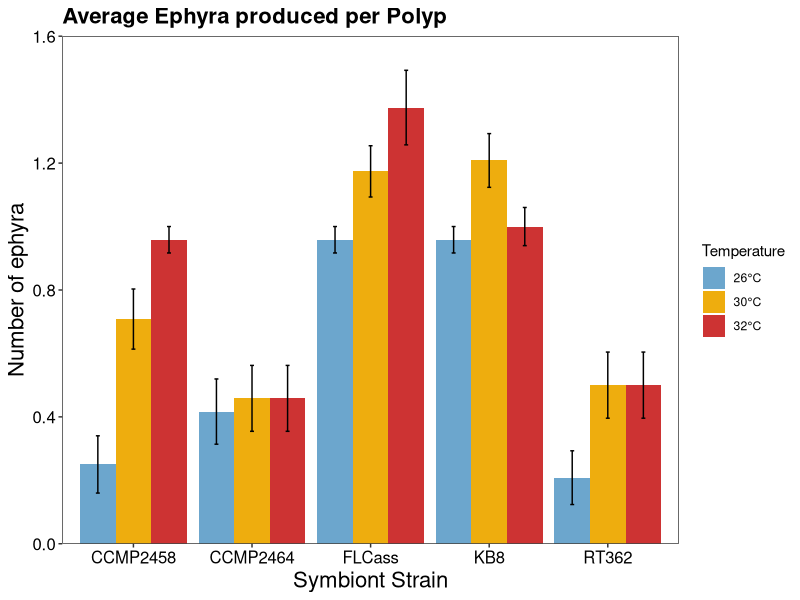

The R source for this figure: (Note: this script raises an error after producing the figure.)
#Cassiopea Polyp Data
#Just the graphs
#Created by Jennica Moffat 02162020

#Clear the environment
rm(list=ls())

#load libraries
library(tidyverse)
library(car)

#Load data
mydata<-read.csv("Data/Thesis_PolypData_Summary.csv")
mydata<-mydata%>%
  mutate_if(is.character,as.factor)
mydata$Temp<-as.factor(mydata$Temp)

#Aposymbiotic removed (for developmental timing and ephyra)
NoApoData <- mydata %>%
  filter(Genotype != "Aposymbiotic") %>%
  droplevels
#Apo and dead removed 
NoApoNoDeadData <- subset(NoApoData, Survive.to.End == "Yes")

#Adding columns for each developmental stage to see percentage that actually reached that stage in 28 days
Developed.data<-NoApoData%>%
  mutate(Inoc = ifelse(is.na(Days.to.Inoculation), "No", "Yes"),
         Strob=ifelse(is.na(Days.to.Strobilation), "No", "Yes"),
         Ephyra=ifelse(is.na(Days.to.Ephyra), "No", "Yes"))

#GRAPHS#
#Total ephyra production####
#Bargraph of total average ephyra production including dead ones####
TotalEphyra <- NoApoData %>%
  group_by(Genotype, Temp) %>%
  summarize(mean=mean(Total.Ephyra.Produced, na.rm=TRUE), SE=sd(Total.Ephyra.Produced, na.rm=TRUE)/sqrt(length(na.omit(Total.Ephyra.Produced))))

TotalEphyraPlot<-ggplot(TotalEphyra, aes(x=Genotype, y=mean, fill=factor(Temp), group=factor(Temp)))+  #basic plot
  theme_bw()+ #Removes grey background
  scale_y_continuous(expand=c(0,0), limits=c(0, 1.6))+
  theme(plot.title = element_text(face = "bold", size=16), axis.text.x=element_text(color="black", size=12), axis.text.y=element_text(color="black", size=12), axis.title.x = element_text(color="black", size=16), axis.title.y = element_text(color="black", size=16),panel.grid.major=element_blank(), panel.grid.minor=element_blank()) +
  geom_bar(stat="identity", position="dodge", size=0.6) + #determines the bar width
  geom_errorbar(aes(ymax=mean+SE, ymin=mean-SE), stat="identity", position=position_dodge(width=0.9), width=0.1)+  #adds error bars
  labs(x="Symbiont Strain", y="Number of ephyra", fill="Temperature")+  #labels the x and y axes
  ggtitle("Average Ephyra produced per Polyp")+
  scale_fill_manual(values = c("skyblue3", "darkgoldenrod2", "brown3"), labels=c("26°C", "30°C", "32°C"))
TotalEphyraPlot

TotalEphyraPlot+ggsave("Graphs/Polyps/EphyraProduced_deadincluded.png", width=8, height=5)

#Total Ephyra final plot
pal<-c("#79CFDB", "#859A51", "#DFADE1") #blue, green, pink (not colorblind friendly)
pal<-c("#2c7fb8", "#7fcdbb", "#edf8b1") #blue greens
pal<-c("#88CCEE", "#DDCC77", "#CC6677") #blue, yellow, orange
pal<-c("#ac8eab", "#f2cec7", "#c67b6f") #purples

Ephyra.final<-ggplot(TotalEphyra, aes(x=Genotype, y=mean, fill=factor(Temp), group=factor(Temp)))+  #basic plot
  theme_bw()+ #Removes grey background
  labs(x="Symbiont Genotype", y="Ephyra Produced", fill="Temperature")+#labels the x and y axes
  theme(axis.text.x=element_text(color="black", size=11), axis.text.y=element_text(color="black", size=12), axis.title.x = element_text(color="black", size=16), axis.title.y = element_text(color="black", size=16),panel.grid.major=element_blank(), panel.grid.minor=element_blank()) +
  geom_bar(color="black", stat="identity", position="dodge", size=0.6) + #determines the bar width
  geom_errorbar(aes(ymax=mean+SE, ymin=mean-SE), stat="identity", position=position_dodge(width=0.9), width=0.1)+  #adds error bars
  scale_fill_manual(values=pal, labels = c("26°C", "30°C", "32°C"))+
  scale_y_continuous(expand=c(0,0), limits=c(0,1.6))
Ephyra.final
Ephyra.final+ggsave("Graphs/FinalGraphs/polyp_totalephyra.png", width=8, height=5)

#Just temp, not geno
TotalEphyraTemp <- NoApoData %>%
  group_by(Temp) %>%
  summarize(mean=mean(Total.Ephyra.Produced, na.rm=TRUE), SE=sd(Total.Ephyra.Produced, na.rm=TRUE)/sqrt(length(na.omit(Total.Ephyra.Produced))))
TotalEphyraTemp

TotalEphyraPlotTemp<-ggplot(TotalEphyraTemp, aes(x=Temp, y=mean))+  #basic plot
  theme_bw()+ #Removes grey background
  theme(axis.text.x=element_text(color="black", size=14), axis.text.y=element_text(face="bold", color="black", size=12), axis.title.x = element_text(face="bold", color="black", size=16), axis.title.y = element_text(face="bold", color="black", size=16),panel.grid.major=element_blank(), panel.grid.minor=element_blank()) +
  geom_bar(stat="identity", position="dodge", size=0.6, fill="mediumorchid4") + #determines the bar width
  geom_errorbar(aes(ymax=mean+SE, ymin=mean-SE), stat="identity", position=position_dodge(width=0.9), width=0.1)+  #adds error bars
  labs(x="Temperature", y="Average Ephyra per polyp")+  #labels the x and y axes
  ggtitle("Average Ephyra produced per Polyp (dead included)")
  
TotalEphyraPlotTemp+ggsave("Graphs/Polyps/EphyraByTemp.png", width=10, height=5)

#Just geno, not temp
TotalEphyraGeno <- NoApoData %>%
  group_by(Genotype) %>%
  summarize(mean=mean(Total.Ephyra.Produced, na.rm=TRUE), SE=sd(Total.Ephyra.Produced, na.rm=TRUE)/sqrt(length(na.omit(Total.Ephyra.Produced))))
TotalEphyraGeno

TotalEphyraPlotGeno<-ggplot(TotalEphyraGeno, aes(x=Genotype, y=mean))+  #basic plot
  theme_bw()+ #Removes grey background
  theme(axis.text.x=element_text(color="black", size=14), axis.text.y=element_text(face="bold", color="black", size=12), axis.title.x = element_text(face="bold", color="black", size=16), axis.title.y = element_text(face="bold", color="black", size=16),panel.grid.major=element_blank(), panel.grid.minor=element_blank()) +
  geom_bar(stat="identity", position="dodge", size=0.6, fill="darkseagreen3") + #determines the bar width
  geom_errorbar(aes(ymax=mean+SE, ymin=mean-SE), stat="identity", position=position_dodge(width=0.9), width=0.1)+  #adds error bars
  labs(x="Genotype", y="Average Ephyra per polyp")+  #labels the x and y axes
  ggtitle("Average Ephyra produced per Polyp (dead included)")
TotalEphyraPlotGeno
TotalEphyraPlotGeno+ggsave("Graphs/Polyps/EphyraByGeno.png", width=10, height=5)

#Boxplot of total ephyra production####
NoApoDataEphyra<-NoApoData%>%
  filter(Total.Ephyra.Produced!="NA")

boxplot<-NoApoDataEphyra%>%
  ggplot(aes(x=Genotype, y=Total.Ephyra.Produced, fill=Temp))+
  geom_boxplot()+
  theme_bw()+
  geom_jitter(color="black", size=0.1, alpha=0.2)+
  scale_x_discrete(name = "Genotype") +
  scale_y_continuous(name = "Total Ephyra Produced")+
  theme(axis.text.x=element_text(color="black", size=11), 
        axis.text.y=element_text(color="black", size=12), 
        axis.title.x = element_text(color="black", size=16), 
        axis.title.y = element_text(color="black", size=16),
        panel.grid.major=element_blank(), panel.grid.minor=element_blank())+
  labs(fill="Temperature")+
  scale_fill_manual(values = c("#ac8eab", "#f2cec7", "#c67b6f"), labels=c("26°C", "30°C","32°C"))
boxplot+ggsave("Graphs/FinalGraphs/TotalEphyraBox.png", width=8, height=5)
#Since they all either produced 0, 1, or 2, there's too many dots to use jitter
#I think bargraph is best to represent this one. 

violinplot<-NoApoDataEphyra%>%
  ggplot(aes(x=Genotype, y=Total.Ephyra.Produced, fill=Temp))+
  geom_violin()+
  theme_bw()+
  scale_x_discrete(name = "Genotype") +
  scale_y_continuous(name = "Total Ephyra Produced")+
  ggtitle("Total ephyra production per polyp")+
  theme(plot.title = element_text(hjust=0.5, face="bold"), 
        axis.text.x=element_text(size=10), 
        axis.text.y=element_text(size=10), 
        axis.title.y = element_text(face="bold", size=12), 
        axis.title.x = element_text(face="bold", size=12))+
  labs(fill="Temperature")+
  scale_fill_manual(values = c("#79CFDB", "#859A51", "#DFADE1"), labels=c("26°C", "30°C","32°C"))
violinplot
#This shows nothing, really.

#New dataframe without dead
NoApoNoDeadData <- subset(NoApoData, Survive.to.End == "Yes")
View(NoApoNoDeadData)

#Average Total Ephyra Produced no dead
TotalEphyraNoDead <- NoApoNoDeadData %>%
  group_by(Genotype, Temp) %>%
  summarize(mean=mean(Total.Ephyra.Produced, na.rm=TRUE), SE=sd(Total.Ephyra.Produced, na.rm=TRUE)/sqrt(length(na.omit(Total.Ephyra.Produced))))
TotalEphyraNoDead

TotalEphyraNoDeadPlot<-ggplot(TotalEphyraNoDead, aes(x=Genotype, y=mean, fill=factor(Temp), group=factor(Temp)))+  #basic plot
  theme_bw()+ #Removes grey background
  theme(axis.text.x=element_text(color="black", size=14), axis.text.y=element_text(face="bold", color="black", size=12), axis.title.x = element_text(face="bold", color="black", size=16), axis.title.y = element_text(face="bold", color="black", size=16),panel.grid.major=element_blank(), panel.grid.minor=element_blank()) +
  geom_bar(stat="identity", position="dodge", size=0.6) + #determines the bar width
  geom_errorbar(aes(ymax=mean+SE, ymin=mean-SE), stat="identity", position=position_dodge(width=0.9), width=0.1)+  #adds error bars
  labs(x="Genotype", y="Average Ephyra per polyp", fill="Temperature")+  #labels the x and y axes
  ggtitle("Average Ephyra produced per Polyp (dead removed)")+
  scale_fill_manual(values = c("skyblue3", "darkgoldenrod2", "brown3"), labels=c("26°C", "30°C", "32°C"))
TotalEphyraNoDeadPlot

TotalEphyraNoDeadPlot+ggsave("Graphs/Polyps/EphyraProduced_deadremoved.pdf", width=11, height=6.19, dpi=300, unit="in")

#Average Total Ephyra Produced as percent that inoculated 
InoculatedData <- subset(NoApoData, Days.to.Inoculation != "NA")

EphyraifInoc <- InoculatedData %>%
  group_by(Genotype, Temp) %>%
  summarize(mean=mean(Total.Ephyra.Produced, na.rm=TRUE), SE=sd(Total.Ephyra.Produced, na.rm=TRUE)/sqrt(length(na.omit(Total.Ephyra.Produced))))
EphyraifInoc

EphyraifInocPlot<-ggplot(EphyraifInoc, aes(x=Genotype, y=mean, fill=factor(Temp), group=factor(Temp)))+  #basic plot
  theme_bw()+ #Removes grey background
  theme(axis.text.x=element_text(color="black", size=14), axis.text.y=element_text(face="bold", color="black", size=12), axis.title.x = element_text(face="bold", color="black", size=16), axis.title.y = element_text(face="bold", color="black", size=16),panel.grid.major=element_blank(), panel.grid.minor=element_blank()) +
  geom_bar(stat="identity", position="dodge", size=0.6) + #determines the bar width
  geom_errorbar(aes(ymax=mean+SE, ymin=mean-SE), stat="identity", position=position_dodge(width=0.9), width=0.1)+  #adds error bars
  labs(x="Genotype", y="Average Ephyra per polyp", fill="Temperature")+  #labels the x and y axes
  ggtitle("Average Ephyra produced per Polyp (if inoculated)")+
  scale_fill_manual(values = c("skyblue3", "darkgoldenrod2", "brown3"), labels=c("26°C", "30°C", "32°C"))
EphyraifInocPlot
ggsave("Graphs/Polyps/EphyraifInoc.pdf", width=11, height=6.19, dpi=300, unit="in")
#Nothing noticeably different from whole data set

#Ephyra production proportions####
NoApoData$Total.Ephyra.Produced<-as.factor(NoApoData$Total.Ephyra.Produced)
NoApoData$Total.Ephyra.Produced<-NoApoData$Total.Ephyra.Produced %>% replace_na("0")

ephyra.prop<-NoApoData%>%
  group_by(Genotype,Temp, Total.Ephyra.Produced)%>%
  tally()

pal<-c("#2c7fb8","#7fcdbb", "#edf8b1") #blue green yellow
ephyra.prop.bar<-ggplot(ephyra.prop, aes(x=Temp, y=n, fill=Total.Ephyra.Produced))+  #basic plot
  theme_minimal()+
  theme(axis.text.x=element_text(color="black", size=11), axis.text.y=element_text(color="black", size=11), axis.title.x = element_text(color="black", size=13),strip.text.x = element_text(size = 11, colour = "black"))+
  geom_bar(position=position_stack(), stat="identity", color="black")+
  scale_fill_manual(values=pal)+
  labs(x="Temperature (°C)", y="", fill="Total Ephyra by Polyp")+#labels the x and y axes
  scale_y_continuous(expand=c(0,0), limits=c(0,25))+
  facet_grid(~Genotype)
ephyra.prop.bar+ggsave("Graphs/FinalGraphs/TotalEphyraProportion.png", width=8, height=5)

#Time to strobilation####

#First, let's see how many even got to strobilation
total.strob<-Developed.data%>%
  group_by(Genotype, Temp, Strob)%>%
  tally()

pal<-c("#DFADE1", "#859A51") #green, pink (potentially not colorblind friendly)
pal<-c("#DFADE1", "#2c7fb8")
pal<-c("#2c7fb8","#7fcdbb") #blue green
strob.prop<-ggplot(total.strob, aes(x=Temp, y=n, fill=Strob))+  #basic plot
  theme_minimal()+
  theme(axis.text.x=element_text(color="black", size=11), axis.text.y=element_text(color="black", size=11), axis.title.x = element_text(color="black", size=13),strip.text.x = element_text(size = 11, colour = "black"))+
  geom_bar(position=position_stack(), stat="identity", color="black")+
  scale_fill_manual(values=pal)+
  labs(x="Temperature (°C)", y="", fill="Strobilated")+#labels the x and y axes
  scale_y_continuous(expand=c(0,0), limits=c(0,25))+
  facet_grid(~Genotype)
strob.prop
strob.prop+ggsave("Graphs/FinalGraphs/Strob.Proportion.png", width=10, height=5)

pal<-c("#79CFDB", "#859A51", "#DFADE1") #blue, green, pink (potentially not colorblind friendly)
strob.prop2<-ggplot(total.strob, aes(x=Genotype, y=n, fill=Temp, group=Temp, alpha=Strob))+  #basic plot
  theme_bw()+
  geom_bar(position="dodge", stat="identity")+
  scale_fill_manual(values=pal, labels = c("26°C", "30°C", "32°C"))
strob.prop2
#Ugh, this is so close to what I want, but I can't do dodge and stacked position in a single graph.


#Bargraph of days to reach strobilation
DaystoStrob <- NoApoData %>%
  group_by(Genotype, Temp) %>%
  summarize(mean=mean(Days.to.Strobilation, na.rm=TRUE), SE=sd(Days.to.Strobilation, na.rm=TRUE)/sqrt(length(na.omit(Days.to.Strobilation))))

pal<-c("#ac8eab", "#f2cec7", "#c67b6f") #purples
DaystoStrobBar<-ggplot(DaystoStrob, aes(x=Genotype, y=mean, fill=factor(Temp), group=factor(Temp)))+  #basic plot
  theme_bw()+ #Removes grey background
  scale_y_continuous(expand=c(0,0), limits=c(0, 25))+
  theme(axis.text.x=element_text(color="black", size=11), 
        axis.text.y=element_text(color="black", size=12), 
        axis.title.x = element_text(color="black", size=16), 
        axis.title.y = element_text(color="black", size=16),
        panel.grid.major=element_blank(), panel.grid.minor=element_blank()) +
  geom_bar(color="black", stat="identity", position="dodge", size=0.6) + #determines the bar width
  geom_errorbar(aes(ymax=mean+SE, ymin=mean-SE), stat="identity", position=position_dodge(width=0.9), width=0.1)+  #adds error bars
  labs(x="Symbiont Genotype", y="Days to Strobilation", fill="Temperature")+  #labels the x and y axes
  scale_fill_manual(values=pal, labels = c("26°C", "30°C", "32°C"))
DaystoStrobBar
DaystoStrobBar+ggsave("Graphs/FinalGraphs/DaystoStrob.png", width=8, height=5)

#Boxplot
strob.boxplot<-NoApoData%>%
  ggplot(aes(x=Genotype, y=Days.to.Strobilation, fill=Temp))+
  geom_boxplot()+
  theme_bw()+
  geom_jitter(color="black", size=0.5, alpha=0.7)+
  scale_x_discrete(name = "Symbiont Genotype") +
  scale_y_continuous(name = "Days to Strobilation")+
  theme(axis.text.x=element_text(color="black", size=11), 
        axis.text.y=element_text(color="black", size=12), 
        axis.title.x = element_text(color="black", size=16), 
        axis.title.y = element_text(color="black", size=16),
        panel.grid.major=element_blank(), panel.grid.minor=element_blank())+
  labs(fill="Temperature")+
  scale_fill_manual(values = c("#ac8eab", "#f2cec7", "#c67b6f"), labels=c("26°C", "30°C","32°C"))
strob.boxplot
strob.boxplot+ggsave("Graphs/FinalGraphs/DaystoStrob.boxplot.final.png", width=8, height=5)

#Just temp, not geno
DaystoStrobNoDeadTemp <- NoApoNoDeadData %>%
  group_by(Temp) %>%
  summarize(mean=mean(Days.to.Strobilation, na.rm=TRUE), SE=sd(Days.to.Strobilation, na.rm=TRUE)/sqrt(length(na.omit(Days.to.Strobilation))))
DaystoStrobNoDeadTemp

DaysStrobTemp<-ggplot(DaystoStrobNoDeadTemp, aes(x=Temp, y=mean))+  #basic plot
  theme_bw()+ #Removes grey background
  theme(axis.text.x=element_text(color="black", size=14), axis.text.y=element_text(face="bold", color="black", size=12), axis.title.x = element_text(face="bold", color="black", size=16), axis.title.y = element_text(face="bold", color="black", size=16),panel.grid.major=element_blank(), panel.grid.minor=element_blank()) +
  geom_bar(stat="identity", position="dodge", size=0.6, fill="mediumorchid4") + #determines the bar width
  geom_errorbar(aes(ymax=mean+SE, ymin=mean-SE), stat="identity", position=position_dodge(width=0.9), width=0.1)+  #adds error bars
  labs(x="Temperature", y="Days to strobilation")+  #labels the x and y axes
  ggtitle("Average Days to Strobilation (no dead)")
DaysStrobTemp+ggsave("Graphs/Polyps/DaystoStrobTemp.png", width=10, height=5)

#Just geno, not temp
DaystoStrobNoDeadGeno <- NoApoNoDeadData %>%
  group_by(Genotype) %>%
  summarize(mean=mean(Days.to.Strobilation, na.rm=TRUE), SE=sd(Days.to.Strobilation, na.rm=TRUE)/sqrt(length(na.omit(Days.to.Strobilation))))
DaystoStrobNoDeadGeno

DaysStrobGeno<-ggplot(DaystoStrobNoDeadGeno, aes(x=Genotype, y=mean))+  #basic plot
  theme_bw()+ #Removes grey background
  theme(axis.text.x=element_text(color="black", size=14), axis.text.y=element_text(face="bold", color="black", size=12), axis.title.x = element_text(face="bold", color="black", size=16), axis.title.y = element_text(face="bold", color="black", size=16),panel.grid.major=element_blank(), panel.grid.minor=element_blank()) +
  geom_bar(stat="identity", position="dodge", size=0.6, fill="darkseagreen3") + #determines the bar width
  geom_errorbar(aes(ymax=mean+SE, ymin=mean-SE), stat="identity", position=position_dodge(width=0.9), width=0.1)+  #adds error bars
  labs(x="Genotype", y="Days to Strobilation")+  #labels the x and y axes
  ggtitle("Average Days to Strobilation (no dead)")
DaysStrobGeno+ggsave("Graphs/Polyps/DaystoStrobGeno.png", width=10, height=5)


#Time to inoculation####
#First, let's see how many even inoculated
total.inoc<-Developed.data%>%
  group_by(Genotype, Temp, Inoc)%>%
  tally()

ggplot(total.inoc, aes(fill=Inoc, y=n, x=Temp))+
  geom_bar(position="stack", stat="identity")+
  facet_wrap(~Genotype)
#Inoculation proportion plot
pal<-c("#2c7fb8","#7fcdbb") #blue green
inoc.prop<-ggplot(total.inoc, aes(x=Temp, y=n, fill=Inoc))+  #basic plot
  theme_minimal()+
  theme(axis.text.x=element_text(color="black", size=11), axis.text.y=element_text(color="black", size=11), axis.title.x = element_text(color="black", size=13),strip.text.x = element_text(size = 11, colour = "black"))+
  geom_bar(position=position_stack(), stat="identity", color="black")+
  scale_fill_manual(values=pal)+
  labs(x="Temperature (°C)", y="", fill="Inoculated")+#labels the x and y axes
  scale_y_continuous(expand=c(0,0), limits=c(0,25))+
  facet_grid(~Genotype)
inoc.prop
inoc.prop+ggsave("Graphs/FinalGraphs/Inoc.prop.png", width=10, height=5)

#Bargraph
DaystoInoc <- NoApoData %>%
  group_by(Genotype, Temp) %>%
  summarize(mean=mean(Days.to.Inoculation, na.rm=TRUE), SE=sd(Days.to.Inoculation, na.rm=TRUE)/sqrt(length(na.omit(Days.to.Inoculation))))

pal<-c("#ac8eab", "#f2cec7", "#c67b6f") #purples
DaystoInocBar<-ggplot(DaystoInoc, aes(x=Genotype, y=mean, fill=factor(Temp), group=factor(Temp)))+  #basic plot
  theme_bw()+ #Removes grey background
  scale_y_continuous(expand=c(0,0), limits=c(0, 25))+
  theme(axis.text.x=element_text(color="black", size=11), 
        axis.text.y=element_text(color="black", size=12), 
        axis.title.x = element_text(color="black", size=16), 
        axis.title.y = element_text(color="black", size=16),
        panel.grid.major=element_blank(), panel.grid.minor=element_blank()) +
  geom_bar(color="black", stat="identity", position="dodge", size=0.6) + #determines the bar width
  geom_errorbar(aes(ymax=mean+SE, ymin=mean-SE), stat="identity", position=position_dodge(width=0.9), width=0.1)+  #adds error bars
  labs(x="Symbiont Genotype", y="Days to Inoculation", fill="Temperature")+  #labels the x and y axes
  scale_fill_manual(values=pal, labels = c("26°C", "30°C", "32°C"))
DaystoInocBar
DaystoInocBar+ggsave("Graphs/FinalGraphs/DaystoInoc.final.png", width=8, height=5)

#Just temp, not geno
DaystoInocNoDeadTemp <- NoApoNoDeadData %>%
  group_by(Temp) %>%
  summarize(mean=mean(Days.to.Inoculation, na.rm=TRUE), SE=sd(Days.to.Inoculation, na.rm=TRUE)/sqrt(length(na.omit(Days.to.Inoculation))))
DaystoInocNoDeadTemp

DaysInocTemp<-ggplot(DaystoInocNoDeadTemp, aes(x=Temp, y=mean))+  #basic plot
  theme_bw()+ #Removes grey background
  theme(axis.text.x=element_text(color="black", size=14), axis.text.y=element_text(face="bold", color="black", size=12), axis.title.x = element_text(face="bold", color="black", size=16), axis.title.y = element_text(face="bold", color="black", size=16),panel.grid.major=element_blank(), panel.grid.minor=element_blank()) +
  geom_bar(stat="identity", position="dodge", size=0.6, fill="mediumorchid4") + #determines the bar width
  geom_errorbar(aes(ymax=mean+SE, ymin=mean-SE), stat="identity", position=position_dodge(width=0.9), width=0.1)+  #adds error bars
  labs(x="Temperature", y="Days to inoculation")+  #labels the x and y axes
  ggtitle("Average Days to Inoculation (no dead)")
DaysInocTemp+ggsave("Graphs/Polyps/DaystoInocTemp.png", width=10, height=5)

#Just geno, not temp
DaystoInocNoDeadGeno <- NoApoNoDeadData %>%
  group_by(Genotype) %>%
  summarize(mean=mean(Days.to.Inoculation, na.rm=TRUE), SE=sd(Days.to.Inoculation, na.rm=TRUE)/sqrt(length(na.omit(Days.to.Inoculation))))
DaystoInocNoDeadGeno

DaysInocGeno<-ggplot(DaystoInocNoDeadGeno, aes(x=Genotype, y=mean))+  #basic plot
  theme_bw()+ #Removes grey background
  theme(axis.text.x=element_text(color="black", size=14), axis.text.y=element_text(face="bold", color="black", size=12), axis.title.x = element_text(face="bold", color="black", size=16), axis.title.y = element_text(face="bold", color="black", size=16),panel.grid.major=element_blank(), panel.grid.minor=element_blank()) +
  geom_bar(stat="identity", position="dodge", size=0.6, fill="darkseagreen3") + #determines the bar width
  geom_errorbar(aes(ymax=mean+SE, ymin=mean-SE), stat="identity", position=position_dodge(width=0.9), width=0.1)+  #adds error bars
  labs(x="Temperature", y="Days to inoculation")+  #labels the x and y axes
  ggtitle("Average Days to Inoculation (no dead)")
DaysInocGeno+ggsave("Graphs/Polyps/DaystoInocGeno.png", width=10, height=5)


#Time to inoculation boxplot####
inoc.boxplot<-NoApoData%>%
  ggplot(aes(x=Genotype, y=Days.to.Inoculation, fill=Temp))+
  geom_boxplot()+
  theme_bw()+
  geom_jitter(color="black", size=0.5, alpha=0.7)+
  scale_x_discrete(name = "Symbiont Genotype") +
  scale_y_continuous(name = "Days to Inoculation")+
  theme(axis.text.x=element_text(color="black", size=11), 
        axis.text.y=element_text(color="black", size=12), 
        axis.title.x = element_text(color="black", size=16), 
        axis.title.y = element_text(color="black", size=16),
        panel.grid.major=element_blank(), panel.grid.minor=element_blank())+
  labs(fill="Temperature")+
  scale_fill_manual(values = c("#ac8eab", "#f2cec7", "#c67b6f"), labels=c("26°C", "30°C","32°C"))
inoc.boxplot
inoc.boxplot+ggsave("Graphs/FinalGraphs/inoc.boxplot.final.png", width=8, height=5)

#time to ephyra####
#First, let's see how many even got to strobilation
time.ephyra.total<-Developed.data%>%
  group_by(Genotype, Temp, Ephyra)%>%
  tally()
ggplot(time.ephyra.total, aes(fill=Ephyra, y=n, x=Temp))+
  geom_bar(position="stack", stat="identity")+
  facet_wrap(~Genotype)
#Ephyra proportion plot
pal<-c("#2c7fb8","#7fcdbb") #blue green
ephyra.prop<-ggplot(time.ephyra.total, aes(x=Temp, y=n, fill=Ephyra))+  #basic plot
  theme_minimal()+
  theme(axis.text.x=element_text(color="black", size=11), axis.text.y=element_text(color="black", size=11), axis.title.x = element_text(color="black", size=13),strip.text.x = element_text(size = 11, colour = "black"))+
  geom_bar(position=position_stack(), stat="identity", color="black")+
  scale_fill_manual(values=pal)+
  labs(x="Temperature (°C)", y="", fill="Produced an Ephyra")+#labels the x and y axes
  scale_y_continuous(expand=c(0,0), limits=c(0,25))+
  facet_grid(~Genotype)
ephyra.prop
ephyra.prop+ggsave("Graphs/FinalGraphs/Ephyra.prop.png", width=10, height=5)


#Bargraph of those that did produce an ephyra
DaystoEphyra <- NoApoData %>%
  group_by(Genotype, Temp) %>%
  summarize(mean=mean(Days.to.Ephyra, na.rm=TRUE), SE=sd(Days.to.Ephyra, na.rm=TRUE)/sqrt(length(na.omit(Days.to.Ephyra))))

pal<-c("#ac8eab", "#f2cec7", "#c67b6f") #purples
DaystoEphyraBar<-ggplot(DaystoEphyra, aes(x=Genotype, y=mean, fill=factor(Temp), group=factor(Temp)))+  #basic plot
  theme_bw()+ #Removes grey background
  scale_y_continuous(expand=c(0,0), limits=c(0, 27))+
  theme(axis.text.x=element_text(color="black", size=11), 
        axis.text.y=element_text(color="black", size=12), 
        axis.title.x = element_text(color="black", size=16), 
        axis.title.y = element_text(color="black", size=16),
        panel.grid.major=element_blank(), panel.grid.minor=element_blank()) +
  geom_bar(color="black", stat="identity", position="dodge", size=0.6) + #determines the bar width
  geom_errorbar(aes(ymax=mean+SE, ymin=mean-SE), stat="identity", position=position_dodge(width=0.9), width=0.1)+  #adds error bars
  labs(x="Symbiont Genotype", y="Days to Produce an Ephyra", fill="Temperature")+  #labels the x and y axes
  scale_fill_manual(values=pal, labels = c("26°C", "30°C", "32°C"))
DaystoEphyraBar
DaystoEphyraBar+ggsave("Graphs/FinalGraphs/DaystoEphyraBar.final.png", width=8, height=5)

#boxplot
time.ephyra.boxplot<-NoApoData%>%
  ggplot(aes(x=Genotype, y=Days.to.Ephyra, fill=Temp))+
  geom_boxplot()+
  theme_bw()+
  geom_jitter(color="black", size=0.5, alpha=0.7)+
  scale_x_discrete(name = "Symbiont Genotype") +
  scale_y_continuous(name = "Days to Produce an Ephyra")+
  theme(axis.text.x=element_text(color="black", size=11), 
        axis.text.y=element_text(color="black", size=12), 
        axis.title.x = element_text(color="black", size=16), 
        axis.title.y = element_text(color="black", size=16),
        panel.grid.major=element_blank(), panel.grid.minor=element_blank())+
  labs(fill="Temperature")+
  scale_fill_manual(values = c("#ac8eab", "#f2cec7", "#c67b6f"), labels=c("26°C", "30°C","32°C"))
time.ephyra.boxplot
time.ephyra.boxplot+ggsave("Graphs/FinalGraphs/DaystoEphyraBox.final.png", width=8, height=5)

#Just temp, not geno
DaystoEphyraNoDeadTemp <- NoApoNoDeadData %>%
  group_by(Temp) %>%
  summarize(mean=mean(Days.to.Ephyra, na.rm=TRUE), SE=sd(Days.to.Ephyra, na.rm=TRUE)/sqrt(length(na.omit(Days.to.Ephyra))))
DaystoEphyraNoDeadTemp

DaysEphyraTemp<-ggplot(DaystoEphyraNoDeadTemp, aes(x=Temp, y=mean))+  #basic plot
  theme_bw()+ #Removes grey background
  theme(axis.text.x=element_text(color="black", size=14), axis.text.y=element_text(face="bold", color="black", size=12), axis.title.x = element_text(face="bold", color="black", size=16), axis.title.y = element_text(face="bold", color="black", size=16),panel.grid.major=element_blank(), panel.grid.minor=element_blank()) +
  geom_bar(stat="identity", position="dodge", size=0.6, fill="mediumorchid4") + #determines the bar width
  geom_errorbar(aes(ymax=mean+SE, ymin=mean-SE), stat="identity", position=position_dodge(width=0.9), width=0.1)+  #adds error bars
  labs(x="Temperature", y="Days to ephyra")+  #labels the x and y axes
  ggtitle("Average Days to Ephyra (no dead)")
DaysEphyraTemp+ggsave("Graphs/Polyps/DaystoEphyraTemp.png", width=10, height=5)

#Just geno, not temp
DaystoEphyraNoDeadGeno <- NoApoNoDeadData %>%
  group_by(Genotype) %>%
  summarize(mean=mean(Days.to.Ephyra, na.rm=TRUE), SE=sd(Days.to.Ephyra, na.rm=TRUE)/sqrt(length(na.omit(Days.to.Ephyra))))
DaystoEphyraNoDeadGeno

DaysEphyraGeno<-ggplot(DaystoEphyraNoDeadGeno, aes(x=Genotype, y=mean))+  #basic plot
  theme_bw()+ #Removes grey background
  theme(axis.text.x=element_text(color="black", size=14), axis.text.y=element_text(face="bold", color="black", size=12), axis.title.x = element_text(face="bold", color="black", size=16), axis.title.y = element_text(face="bold", color="black", size=16),panel.grid.major=element_blank(), panel.grid.minor=element_blank()) +
  geom_bar(stat="identity", position="dodge", size=0.6, fill="darkseagreen3") + #determines the bar width
  geom_errorbar(aes(ymax=mean+SE, ymin=mean-SE), stat="identity", position=position_dodge(width=0.9), width=0.1)+  #adds error bars
  labs(x="Temperature", y="Days to ephyra")+  #labels the x and y axes
  ggtitle("Average Days to Ephyra (no dead)")
DaysEphyraGeno+ggsave("Graphs/Polyps/DaystoEphyraGeno.png", width=10, height=5)

#Survival####
#I have one weird NA from a spilled one. Just gonna make it a no. 
mydata$Survive.to.End<-mydata$Survive.to.End %>% replace_na("No")

survival<-mydata%>%
  group_by(Genotype, Temp, Survive.to.End)%>%
  tally()

ggplot(survival, aes(fill=Survive.to.End, y=n, x=Temp))+
  geom_bar(position="stack", stat="identity")+
  facet_wrap(~Genotype)

#Survival proportion plot
pal<-c("#2c7fb8","#7fcdbb") #blue green
survival.prop<-ggplot(survival, aes(x=Temp, y=n, fill=Survive.to.End))+  #basic plot
  theme_minimal()+
  theme(axis.text.x=element_text(color="black", size=11), axis.text.y=element_text(color="black", size=11), axis.title.x = element_text(color="black", size=13),strip.text.x = element_text(size = 11, colour = "black"))+
  geom_bar(position=position_stack(), stat="identity", color="black")+
  scale_fill_manual(values=pal)+
  labs(x="Temperature (°C)", y="", fill="Survived")+#labels the x and y axes
  scale_y_continuous(expand=c(0,0), limits=c(0,25))+
  facet_grid(~Genotype)
survival.prop
ggsave("Graphs/FinalGraphs/Survival.final.png", width=10, height=5)


#Survival by temp
survival.temp<-mydata%>%
  group_by(Temp, Survive.to.End)%>%
  tally()
pal<-c("#2c7fb8","#7fcdbb") #blue green
survival.temp.plot<-ggplot(survival.temp, aes(x=Temp, y=n, fill=Survive.to.End))+  #basic plot
  theme_minimal()+
  theme(axis.text.x=element_text(color="black", size=11), axis.text.y=element_text(color="black", size=11), axis.title.x = element_text(color="black", size=13),strip.text.x = element_text(size = 11, colour = "black"))+
  geom_bar(color="black", position=position_stack(), stat="identity", size=0.5)+
  scale_fill_manual(values=pal)+
  labs(x="Temperature (°C)", y="", fill="Survived")+#labels the x and y axes
  scale_y_continuous(expand=c(0,0), limits=c(0,145))
survival.temp.plot+ggsave("Graphs/FinalGraphs/Survival.temp.final.png", width=8, height=5)

#Bud production####
BudData<-mydata%>%
  group_by(Genotype, Temp)%>%
  summarize(mean=mean(Total.Buds, na.rm=TRUE), SE=sd(Total.Buds, na.rm=TRUE)/sqrt(length(na.omit(Total.Buds))))

pal<-c("#ac8eab", "#f2cec7", "#c67b6f") #purples
Buds.final<-ggplot(BudData, aes(x=Genotype, y=mean, fill=factor(Temp), group=factor(Temp)))+  #basic plot
  theme_bw()+ #Removes grey background
  labs(x="Symbiont Genotype", y="Number of Buds", fill="Temperature")+#labels the x and y axes
  theme(axis.text.x=element_text(color="black", size=11), axis.text.y=element_text(color="black", size=12), axis.title.x = element_text(color="black", size=16), axis.title.y = element_text(color="black", size=16),panel.grid.major=element_blank(), panel.grid.minor=element_blank()) +
  geom_bar(color="black", stat="identity", position="dodge", size=0.6) + #determines the bar width
  geom_errorbar(aes(ymax=mean+SE, ymin=mean-SE), stat="identity", position=position_dodge(width=0.9), width=0.1)+  #adds error bars
  scale_fill_manual(values=pal, labels = c("26°C", "30°C", "32°C"))+
  scale_y_continuous(expand=c(0,0), limits=c(0,5.1))
Buds.final
Buds.final+ggsave("Graphs/FinalGraphs/Polyp_buds_bar.png", width=8, height=5)


#Boxplot
bud.boxplot<-mydata%>%
  ggplot(aes(x=Genotype, y=Total.Buds, fill=Temp))+
  geom_boxplot()+
  theme_bw()+
  geom_jitter(color="black", size=0.5, alpha=0.7)+
  scale_x_discrete(name = "Symbiont Genotype") +
  scale_y_continuous(name = "Number of Buds")+
  theme(axis.text.x=element_text(color="black", size=11), 
        axis.text.y=element_text(color="black", size=12), 
        axis.title.x = element_text(color="black", size=16), 
        axis.title.y = element_text(color="black", size=16),
        panel.grid.major=element_blank(), panel.grid.minor=element_blank())+
  labs(fill="Temperature")+
  scale_fill_manual(values = c("#ac8eab", "#f2cec7", "#c67b6f"), labels=c("26°C", "30°C","32°C"))
bud.boxplot
ggsave("Graphs/FinalGraphs/Bud.boxplot..final.png", width=10, height=5)

bud.boxplot.nojitter<-mydata%>%
  ggplot(aes(x=Genotype, y=Total.Buds, fill=Temp))+
  geom_boxplot()+
  theme_bw()+
  scale_x_discrete(name = "Symbiont Genotype") +
  scale_y_continuous(name = "Number of Buds")+
  theme(axis.text.x=element_text(color="black", size=11), 
        axis.text.y=element_text(color="black", size=12), 
        axis.title.x = element_text(color="black", size=16), 
        axis.title.y = element_text(color="black", size=16),
        panel.grid.major=element_blank(), panel.grid.minor=element_blank())+
  labs(fill="Temperature")+
  scale_fill_manual(values = c("#ac8eab", "#f2cec7", "#c67b6f"), labels=c("26°C", "30°C","32°C"))
bud.boxplot.nojitter
ggsave("Graphs/FinalGraphs/Bud.boxplot.nojitter.png", width=10, height=5)

#violin
bud.violin<-mydata%>%
  ggplot(aes(x=Genotype, y=Total.Buds, fill=Temp))+
  geom_violin()+
  theme_bw()+
  scale_x_discrete(name = "Genotype") +
  scale_y_continuous(name = "Number of Buds")+
  ggtitle("Total Bud Production per Polyp")+
  theme(plot.title = element_text(face="bold"), 
        axis.text.x=element_text(size=10), 
        axis.text.y=element_text(size=10), 
        axis.title.y = element_text(face="bold", size=12), 
        axis.title.x = element_text(face="bold", size=12))+
  labs(fill="Temperature")+
  scale_fill_manual(values = c("#79CFDB", "#859A51", "#DFADE1"), labels=c("26°C", "30°C","32°C"))
bud.violin
#Nothing too crazy, but good to double check. 


#Just temp, not geno
BudDataTemp<-NoDeadData%>%
  group_by(Temp)%>%
  summarize(mean=mean(Total.Buds, na.rm=TRUE), SE=sd(Total.Buds, na.rm=TRUE)/sqrt(length(na.omit(Total.Buds))))
BudDataTemp

BudTemp<-ggplot(BudDataTemp, aes(x=Temp, y=mean))+  #basic plot
  theme_bw()+ #Removes grey background
  theme(axis.text.x=element_text(color="black", size=14), axis.text.y=element_text(face="bold", color="black", size=12), axis.title.x = element_text(face="bold", color="black", size=16), axis.title.y = element_text(face="bold", color="black", size=16),panel.grid.major=element_blank(), panel.grid.minor=element_blank()) +
  geom_bar(stat="identity", position="dodge", size=0.6, fill="mediumorchid4") + #determines the bar width
  geom_errorbar(aes(ymax=mean+SE, ymin=mean-SE), stat="identity", position=position_dodge(width=0.9), width=0.1)+  #adds error bars
  labs(x="Temperature", y="Number of buds")+  #labels the x and y axes
  ggtitle("Average Bud Production (no dead)")
BudTemp+ggsave("Graphs/Polyps/BudsTemp.png", width=10, height=5)

#Just geno, not temp
BudDataGeno<-NoDeadData%>%
  group_by(Genotype)%>%
  summarize(mean=mean(Total.Buds, na.rm=TRUE), SE=sd(Total.Buds, na.rm=TRUE)/sqrt(length(na.omit(Total.Buds))))
BudDataGeno

BudsGeno<-ggplot(BudDataGeno, aes(x=Genotype, y=mean))+  #basic plot
  theme_bw()+ #Removes grey background
  theme(axis.text.x=element_text(color="black", size=14), axis.text.y=element_text(face="bold", color="black", size=12), axis.title.x = element_text(face="bold", color="black", size=16), axis.title.y = element_text(face="bold", color="black", size=16),panel.grid.major=element_blank(), panel.grid.minor=element_blank()) +
  geom_bar(stat="identity", position="dodge", size=0.6, fill="darkseagreen3") + #determines the bar width
  geom_errorbar(aes(ymax=mean+SE, ymin=mean-SE), stat="identity", position=position_dodge(width=0.9), width=0.1)+  #adds error bars
  labs(x="Temperature", y="Number of Buds")+  #labels the x and y axes
  ggtitle("Average Bud Production (no dead)")
BudsGeno+ggsave("Graphs/Polyps/BudsGeno.png", width=10, height=5)
